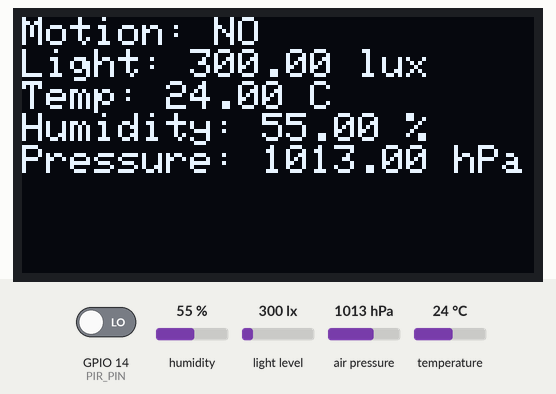
A program run on a simulated ESP32. On the bench: 128×64 one-colour display. The test bench sets the inputs (shaded band); at power-on: GPIO 14 (PIR_PIN) LOW, humidity 55 %, light level 300 lx, air pressure 1013 hPa, temperature 24 °C. What the program prints to the serial monitor is not drawn.

Above: at 13.3 s.
13.4 s: GPIO 14 (PIR_PIN) driven HIGH
At 14.0 s:
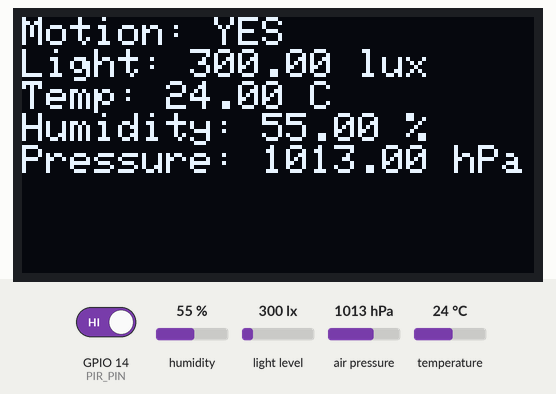
15.0 s: humidity set to 22 %
At 15.9 s:
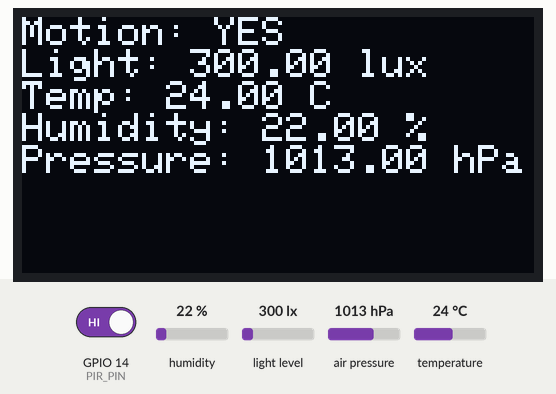
16.7 s: light level set to 40 lx
At 17.7 s:
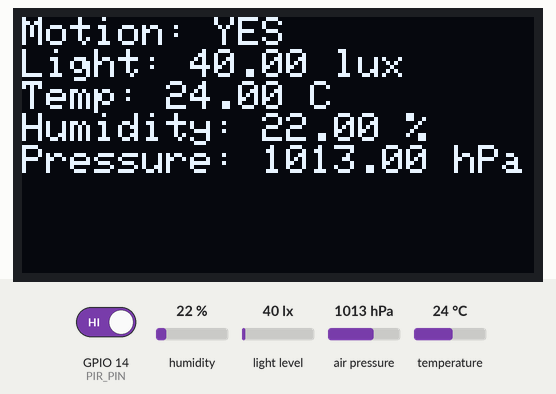
18.4 s: GPIO 14 (PIR_PIN) driven LOW
21.4 s: air pressure set to 952 hPa
At 22.4 s:
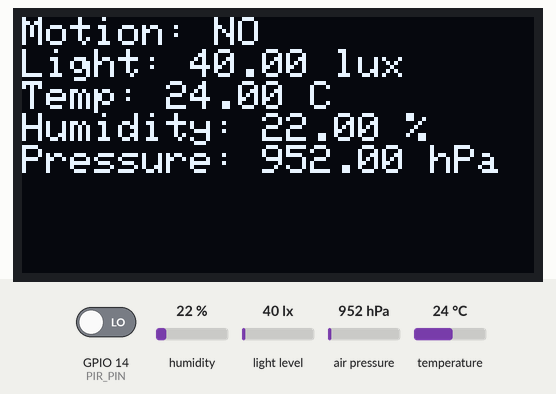
23.1 s: temperature set to 12 °C
At 24.2 s:
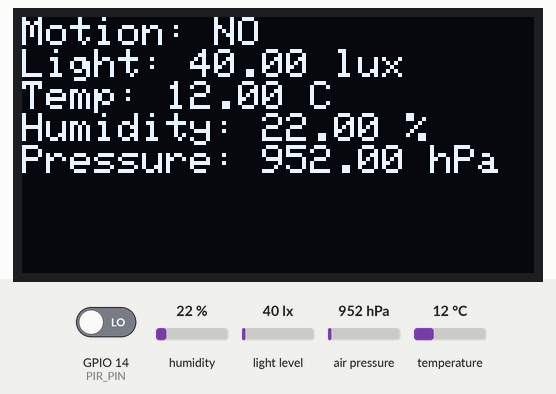
Timing chart, 0 to 25.8 s (numbered marks = the images above; inputs shaded):
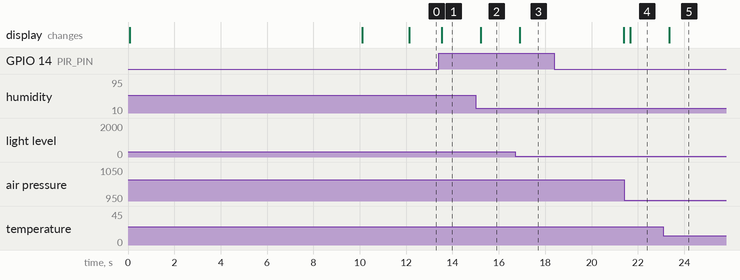

The program:

main.cpp
```cpp
// src/main.cpp

#include <Arduino.h>
#include "display.h"
#include "SensorManager.h"
#include "sensors/PIRSensor.h"
#include "sensors/BH1750Sensor.h"
#include "sensors/BME280Sensor.h"

SensorManager* manager;
bool lastMotion = false;

void setup() {
    Serial.begin(115200);
    display::init();
    display::show_splash("Booting...\nSystem Initialising...");

    static PIRSensor pir; // PIR sensor for motion detection
    static BH1750Sensor light; // Light sensor for ambient light level
    static BME280Sensor bme280;  // Sensor for temperature, humidity, and pressure
    static std::vector<ISensor*> sensors = { &pir, &light, &bme280 };

    static SensorManager mgr(sensors);
    manager = &mgr;

    for (auto* sensor : sensors) {
        sensor->init();
    }

    display::show_splash("System Ready!");
    delay(2000);  // show message for 2s before updating normally
}

void loop() {
    SensorData data = manager->read_all();

    // Update display with sensor data
    display::update(data);

    // Only log motion state changes
    if (data.motionDetected != lastMotion) {
        Serial.print("[Motion] ");
        Serial.println(data.motionDetected ? "Detected" : "Cleared");
        lastMotion = data.motionDetected;
    }
    delay(250);
}
```

SensorData.h
```cpp
// include/SensorData.h
#pragma once

struct SensorData {
    // Motion detection (PIR)
    bool motionDetected = false;

    // Environmental data (BME280)
    float temperature = 0.0f;
    float humidity = 0.0f;
    float pressure = 0.0f;

    // Light level (BH1750)
    float lightLevel = 0.0f;
};
```

SensorManager.h
```cpp
// include/SensorManager.h
#pragma once
#include "interfaces/ISensor.h"
#include <vector>

class SensorManager {
public:
    explicit SensorManager(const std::vector<ISensor*>& sensors);
    void initAll();
    SensorData read_all();

private:
    std::vector<ISensor*> sensors;
};
```

display.h
```cpp
// include/display.h

#ifndef DISPLAY_H
#define DISPLAY_H

#include "sensor.h"

namespace display {
    void init();
    void update(const SensorData& data);
    void show_splash(const char* message);  // New
}

#endif
```

ISensor.h
```cpp
// include/interfaces/ISensor.h
#pragma once

#include "SensorData.h"

class ISensor {
public:
    virtual void init() = 0;
    virtual SensorData read() = 0;
    virtual ~ISensor() = default;
};
```

sensor.h
```cpp
// include/sensor.h

#ifndef SENSOR_H
#define SENSOR_H

#include "SensorData.h"

namespace sensor {
    void init();
    SensorData read_all();
}

#endif
```

BH1750Sensor.h
```cpp
// include/sensors/BH1750Sensor.h

#pragma once
#include "interfaces/ISensor.h"

class BH1750Sensor : public ISensor {
public:
    void init() override;
    SensorData read() override;
    ~BH1750Sensor() override = default;

private:
    bool isInitialized = false;
};
```

BME280Sensor.h
```cpp
// include/sensors/BME280Sensor.h

#pragma once
#include "interfaces/ISensor.h"
#include <Adafruit_BME280.h>

class BME280Sensor : public ISensor {
public:
    void init() override;
    SensorData read() override;
    ~BME280Sensor() override = default;

private:
    Adafruit_BME280 bme;
    bool isInitialized = false;
};
```

PIRSensor.h
```cpp
// include/sensors/PIRSensor.h
#pragma once
#include "interfaces/ISensor.h"

class PIRSensor : public ISensor {
public:
    void init() override;
    SensorData read() override;
    ~PIRSensor() override = default;

private:
    bool isInitialized = false;
    bool motionState = false;
    unsigned long lastTriggerTime = 0;
};
```

utils.h
```cpp
#ifndef UTILS_H
#define UTILS_H

#include "sensor.h"

namespace utils {
    void print_sensor_data(const SensorData& data);
}

#endif
```

wifi_mqtt.h
```cpp
#ifndef WIFI_MQTT_H
#define WIFI_MQTT_H

#include "sensor.h"

namespace wifi_mqtt {
    void init();
    void publish(const SensorData& data);
}

#endif
```

SensorManager.cpp
```cpp
// src/SensorManager.cpp
#include "SensorManager.h"

SensorManager::SensorManager(const std::vector<ISensor*>& sensors)
    : sensors(sensors) {}

void SensorManager::initAll() {
    for (auto* sensor : sensors) {
        sensor->init();
    }
}

SensorData SensorManager::read_all() {
    SensorData aggregated;
    for (auto* sensor : sensors) {
        SensorData partial = sensor->read();

        if (partial.motionDetected) aggregated.motionDetected = true;
        if (partial.temperature != 0) aggregated.temperature = partial.temperature;
        if (partial.humidity != 0) aggregated.humidity = partial.humidity;
        if (partial.pressure != 0) aggregated.pressure = partial.pressure;
        if (partial.lightLevel != 0) aggregated.lightLevel = partial.lightLevel;
    }
    return aggregated;
}
```

display.cpp
```cpp
// src/display.cpp

#include <Wire.h>
#include <Adafruit_GFX.h>
#include <Adafruit_SSD1306.h>
#include "display.h"

#define SCREEN_WIDTH 128
#define SCREEN_HEIGHT 64
#define OLED_RESET -1  // Reset pin not used with I2C

Adafruit_SSD1306 oled(SCREEN_WIDTH, SCREEN_HEIGHT, &Wire, OLED_RESET);

namespace display {

    void init() {
        if (!oled.begin(SSD1306_SWITCHCAPVCC, 0x3C)) {
            while (true) {
                // Loop forever if OLED init fails
            }
        }
        oled.clearDisplay();
        oled.setTextColor(SSD1306_WHITE);
        oled.display();
    }

    void update(const SensorData& data) {
        oled.clearDisplay();
        oled.setTextSize(1);
        oled.setCursor(0, 0);
        oled.setTextColor(SSD1306_WHITE);

        oled.print("Motion: ");
        oled.println(data.motionDetected ? "YES" : "NO");

        oled.print("Light: ");
        oled.print(data.lightLevel);
        oled.println(" lux");

        oled.print("Temp: ");
        oled.print(data.temperature);
        oled.println(" C");
        oled.print("Humidity: ");
        oled.print(data.humidity);
        oled.println(" %");
        oled.print("Pressure: ");
        oled.print(data.pressure);
        oled.println(" hPa");

        oled.display();
    }

    void show_splash(const char* message) {
        oled.clearDisplay();
        oled.setTextSize(1);
        oled.setCursor(0, 0);
        oled.setTextColor(SSD1306_WHITE);
        oled.println(message);
        oled.display();
}
}
```

sensor.cpp
```cpp
// src/sensor.cpp

#include "sensor.h"

namespace sensor {

    void init() {
        // TODO: Initialize real sensors (I2C, PIR pinMode, etc.)
    }

    SensorData read_all() {
        SensorData data;
        // TODO: Read from BME280, BH1750, PIR, etc.
        data.motionDetected = false;
        data.temperature = 21.0f;
        data.humidity = 50.0f;
        data.pressure = 1012.0f;
        data.lightLevel = 150.0f;
        return data;
    }

}
```

BH1750Sensor.cpp
```cpp
#include "sensors/BH1750Sensor.h"
#include <BH1750.h>
#include <Wire.h>
#include <Arduino.h>

namespace {
    BH1750 lightMeter;
}

void BH1750Sensor::init() {
    Wire.begin();  // SDA = GPIO21, SCL = GPIO22 by default
    if (lightMeter.begin()) {
        isInitialized = true;
        Serial.println("[BH1750] Initialized");
    } else {
        Serial.println("[BH1750] Failed to initialize");
    }
}

SensorData BH1750Sensor::read() {
    SensorData data;
    if (!isInitialized) {
        Serial.println("[BH1750] Not initialized!");
        return data;
    }

    float lux = lightMeter.readLightLevel();
    data.lightLevel = lux;

    Serial.printf("[BH1750] Light: %.2f lux\n", lux);
    return data;
}
```

BME280Sensor.cpp
```cpp
// src/sensors/BME280Sensor.cpp

#include "sensors/BME280Sensor.h"
#include <Arduino.h>

void BME280Sensor::init() {
    if (!bme.begin(0x76)) {
        Serial.println("[BME280Sensor] Failed to initialize!");
        return;
    }
    isInitialized = true;
    Serial.println("[BME280Sensor] Initialized at 0x76");
}

SensorData BME280Sensor::read() {
    SensorData data;

    if (!isInitialized) {
        Serial.println("[BME280Sensor] Not initialized!");
        return data;
    }

    data.temperature = bme.readTemperature();
    data.humidity = bme.readHumidity();
    data.pressure = bme.readPressure() / 100.0F; // hPa
    Serial.printf("[BME280Sensor] Temp: %.2f°C, Hum: %.1f%%, Pressure: %.1f hPa\n",
                  data.temperature, data.humidity, data.pressure);
    return data;
}
```

PIRSensor.cpp
```cpp
// src/sensors/PIRSensor.cpp
#include "sensors/PIRSensor.h"
#include <Arduino.h>  // For Serial debug prints

namespace {
    constexpr int PIR_PIN = 14;  // Adjust this if needed
    constexpr unsigned long MOTION_HOLD_TIME = 3000;  // ms
}

void PIRSensor::init() {
    pinMode(PIR_PIN, INPUT);
    delay(10000);  // Allow voltage to settle — increase this if needed
    isInitialized = true;
    Serial.println("[PIRSensor] Initialized on pin 14");
}

SensorData PIRSensor::read() {
    SensorData data;

    if (!isInitialized) {
        Serial.println("[PIRSensor] Not initialized!");
        return data;
    }

    int state = digitalRead(PIR_PIN);
    unsigned long now = millis();

    // debounce logic
    if (state == HIGH) {
        motionState = true;
        lastTriggerTime = now;
    }

    if (motionState && (now - lastTriggerTime > MOTION_HOLD_TIME)) {
        motionState = false;  // Reset after hold time
    }

    data.motionDetected = motionState;
    Serial.printf("[PIRSensor] Motion: %s\n", motionState ? "YES" : "NO");
    return data;
}
```

utils.cpp
```cpp
// utils.cpp stub

#include "utils.h"

// TODO: implement utility functions (e.g., serial logging, string formatters)
```

wifi_mqtt.cpp
```cpp
// wifi_mqtt.cpp stub

#include "wifi_mqtt.h"

// TODO: implement Wi-Fi connection and MQTT publish logic
```

Measured:
- after the input at 13.4 s, the display: changes after 0.14 s (image 1)
- after the input at 15.0 s, the display: changes after 0.22 s (image 2)
- after the input at 16.7 s, the display: changes after 0.20 s (image 3)
- after the input at 21.4 s, the display: changes after 0.27 s (image 4)
- after the input at 23.1 s, the display: changes after 0.25 s (image 5)
